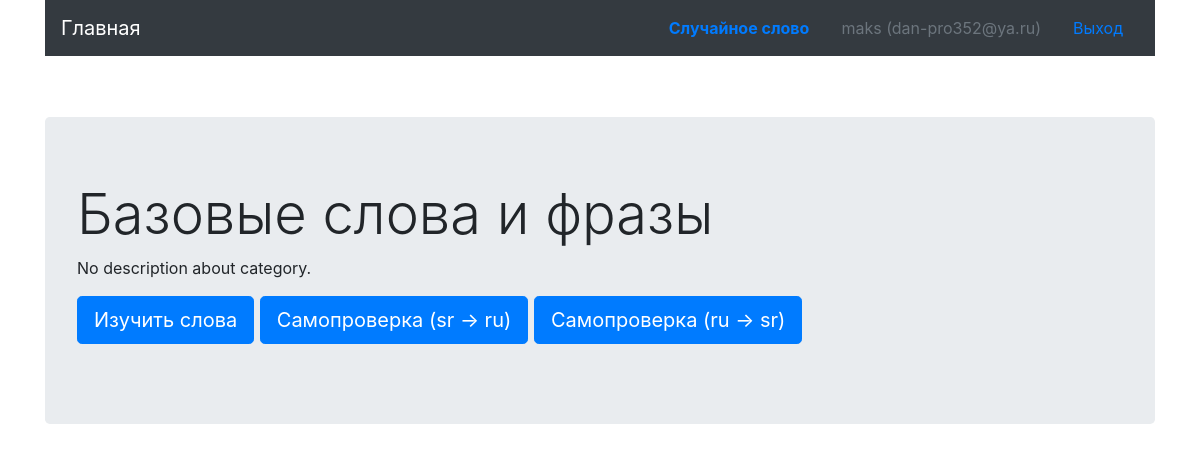
The app's page /category/1 (signed in) with its own data.
### main_app/auth/models.py (models this page shows, shortened)
class BaseModel(db.Model):
    __abstract__ = True
    __table_args__ = {'sqlite_autoincrement': True}     # remove if postgres
    id = db.Column(db.Integer(), primary_key=True)

class User(BaseModel, UserMixin):
    __tablename__ = 'user'
    name = db.Column(db.String(128), nullable=True)
    email = db.Column(db.String(256), nullable=False, unique=True)
    password = db.Column(db.String(256), nullable=False)
    created_at = db.Column(db.DateTime, nullable=False, default=datetime.now)
    last_logged_at = db.Column(db.DateTime, nullable=False, default=datetime.now)
    @classmethod
    def get(cls, user_id: int):
        try:
            return db.session.query(User).get(user_id)
        except NoResultFound:
            return None

### main_app/card/models.py (models this page shows, shortened)
class BaseModel(db.Model):
    __abstract__ = True
    __table_args__ = {'sqlite_autoincrement': True}     # remove if postgres
    id = db.Column(db.Integer, primary_key=True)

class Category(BaseModel):
    __tablename__ = 'category'
    name = db.Column(db.String(128), unique=True, nullable=False)
    image = db.Column(db.String(1024), nullable=True)
    background = db.Column(db.String(1024), nullable=True)

### main_app/card/views.py (the view)
@card.route('/category/<int:category_id>')
def category(category_id):
    if request.args.get('finish'):
        finish = True if request.args.get('finish') == 'True' else False
        result = UserSeed.create_new_seed(current_user)
        return redirect(url_for('card.category', category_id=category_id))
    category = db.session.query(Category).get(category_id)
    return render_template('main/card/category.html', category=category)

### main_app/auth/views.py (called while the page is built)
@login_manager.user_loader
def load_user(user_id):
    return User.get(user_id)

### main_app/templates/main/card/category.html
{% extends 'main/layout.html' %}
{% block content %}
<div class="container card-main">
	<div class="row">
		<div class="col-md-12">
			<div class="jumbotron">
			  <h1 class="display-4">{{ category.name }}</h1>
			  {% if category.description %}
			  {{ category.description }}
			  {% else %}
			  	<p>No description about category.</p>
			  {% endif %}
			  <p class="lead">
			    <a class="btn btn-primary btn-lg" href="{{ url_for('card.category_words', category_id=category.id, page=1) }}" role="button">Изучить слова</a>
			    <a class="btn btn-primary btn-lg" href="{{ url_for('card.category_words', category_id=category.id, page=1, exam=1) }}" role="button">Самопроверка (sr -> ru)</a>
			    <a class="btn btn-primary btn-lg" href="{{ url_for('card.category_words', category_id=category.id, page=1, exam=2) }}" role="button">Самопроверка (ru -> sr)</a>
			  </p>
		</div>
		</div>
	</div>
</div>
{% endblock %}

### main_app/templates/main/layout.html (shortened to what this page needs)
<!doctype html>
<html lang="en">
  <head>
    <link rel="stylesheet" href="https://maxcdn.bootstrapcdn.com/bootstrap/4.0.0/css/bootstrap.min.css">
  </head>
  <body>
    <div class="container">
      <nav class="navbar navbar-dark bg-dark">
        <a class="navbar-brand" href="{{ url_for('card.index') }}">Главная</a>
        <ul class="nav justify-content-end">
          <li class="nav-item">
            <a class="nav-link" href="{{ url_for('card.random_word') }}"><b>Случайное слово</b></a>
          </li>
          {% if current_user.is_authenticated %}
          <li class="nav-item">
            <span class="nav-link disabled">{{ current_user.name }} ({{ current_user.email }})</span>
          </li>
          <li class="nav-item">
            <a class="nav-link" href="{{ url_for('auth.logout') }}">Выход</a>
          </li>
          {% else %}
          <li class="nav-item">
            <a class="nav-link" href="{{ url_for('auth.login') }}">Войти</a>
          </li>
          {% endif %}
        </ul>
      </nav>
    </div>
    <div class="container">
      <div class="row">
        <div class="col-md-12 text-center">
        </div>
      </div>
    </div>
  {% block content %}{% endblock %}
  </body>
</html>

### main_app/templates/main/layout.html (style rules this page uses)
.row, .card-main { margin-top: 30px; }

### records on screen
User: name "maks", email "dan-pro352@ya.ru"
Category: name "Базовые слова и фразы"
